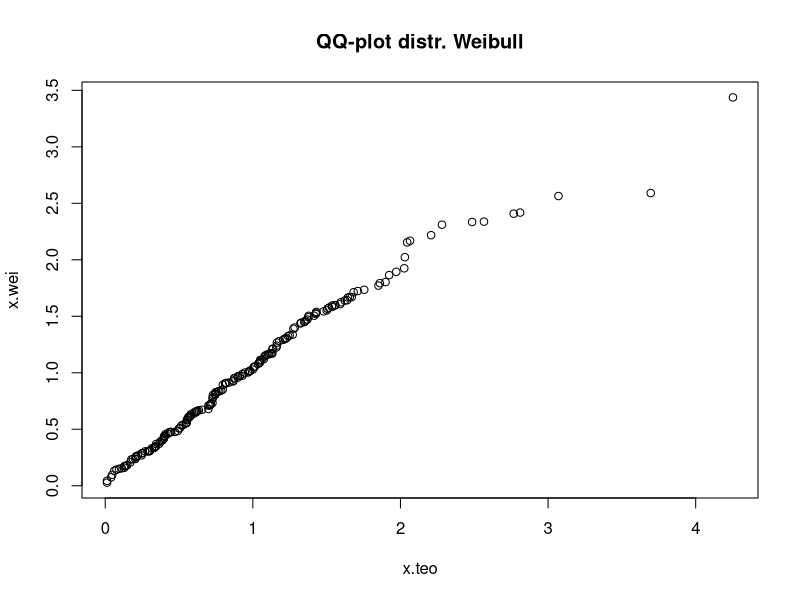
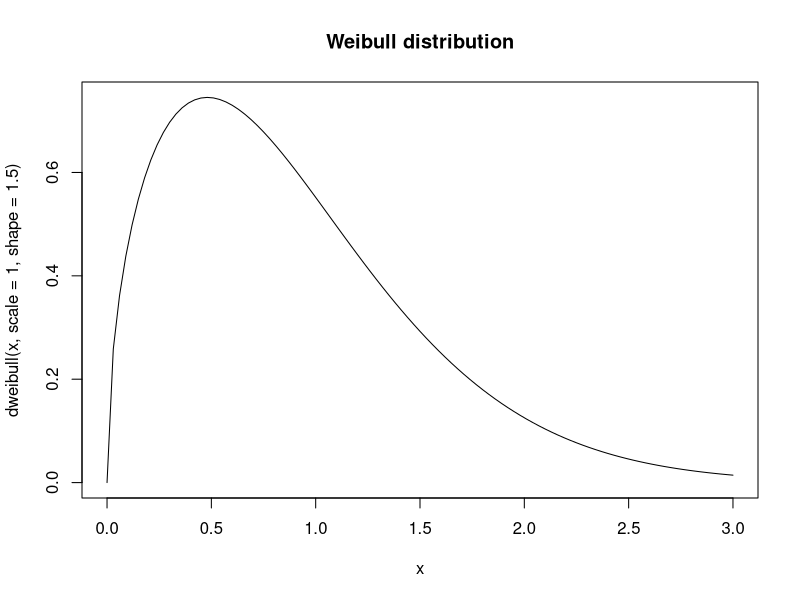

Reproduce these figures in R, in order.
## sampling from a Weibull distribution with parameters
## shape=1.5 and scale=1.0
x.wei<-rweibull(n=200,shape=1.5,scale=1.0)
## theorical quantiles from a Weibull population with
## known paramters shape=1.5 e scale=1.0
x.teo<-rweibull(n=200,shape=1.5,scale=1.0)
## QQ-plot abline(0,1) a 45-degree reference line is
## plotted
qqplot(x.teo,x.wei,main="QQ-plot distr. Weibull")
curve(dweibull(x, scale=1.0, shape=1.5),from=0, to=3, main="Weibull distribution")